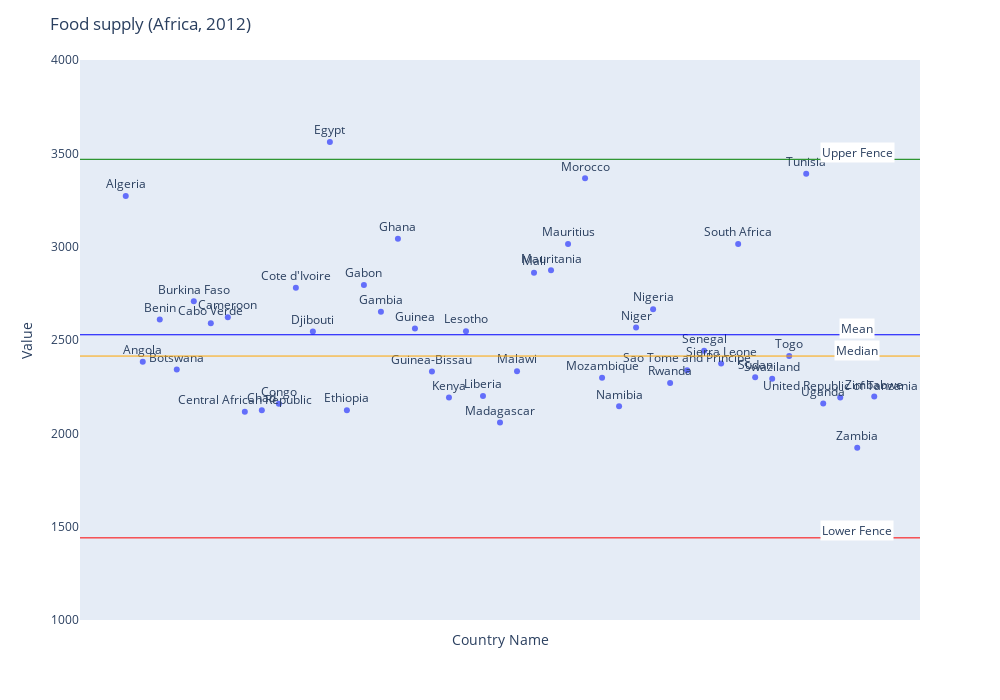

Here is the notebook cell this chart was saved with:
### Code cell
#plotting outliers
fig=px.scatter(target_year,x="Country Name" ,y="Value", text="Country Name")
#adding lines to show mean, median, Q3 and Q1
fig.update_layout(width=1000,
                  height=700,
                  xaxis_showgrid=False,
                  yaxis_showgrid=False,
                  annotations=[
                      {"x":"Zambia", "y":1479, "xref": "x", "yref":"y", "showarrow":False, "text":"Lower Fence", 
                       "bgcolor":"white"},
                      {"x":"Zambia", "y":2444, "xref": "x", "yref":"y", "showarrow":False, "text":"Median", 
                       "bgcolor":"white"},
                      {"x":"Zambia", "y":3503, "xref": "x", "yref":"y", "showarrow":False, "text":"Upper Fence",
                      "bgcolor":"white"},
                      {"x":"Zambia", "y":2563, "xref": "x", "yref":"y", "showarrow":False, "text":"Mean",
                      "bgcolor":"white"}
                  ],
                  yaxis = dict(
                        tickmode = 'linear',
                        range=(1000,4000),
                        dtick = 500),
                  autosize=False,
                  title_text='Food supply (Africa, 2012)',
                  shapes=[
                      {"type": "line","xref":"paper", "x0": 0, "x1": 1, "yref": "y","y0":1440, "y1": 1440 , "line":
                       {"color":"red", "width": 1}},
                      {"type": "line","xref":"paper", "x0": 0, "x1": 1, "yref": "y","y0":2414, "y1": 2414, "line":
                       {"color":"orange", "width": 1}},
                      {"type": "line","xref":"paper", "x0": 0, "x1": 1, "yref": "y","y0":3468, "y1": 3468 , "line":
                       {"color":"green", "width": 1}},
                      {"type": "line","xref":"paper", "x0": 0, "x1": 1, "yref": "y","y0":2528, "y1": 2528 , "line":
                       {"color":"blue", "width": 1}}
                  ])
fig.update_traces(textposition="top center")
fig.update_xaxes(showticklabels=False)
fig.show()

### Figure 1 — Plotly figure (JSON) as saved in the notebook; plotly's stock layout.template omitted (floating-point values rounded to 4 significant figures)
{"data": [{"hovertemplate": "Country Name=%{text}<br>Value=%{y}<extra></extra>", "legendgroup": "", "marker": {"color": "#636efa", "symbol": "circle"}, "mode": "markers+text", "name": "", "orientation": "v", "showlegend": false, "text": ["Algeria", "Angola", "Benin", "Botswana", "Burkina Faso", "Cabo Verde", "Cameroon", "Central African Republic", "Chad", "Congo", "Cote d'Ivoire", "Djibouti", "Egypt", "Ethiopia", "Gabon", "Gambia", "Ghana", "Guinea", "Guinea-Bissau", "Kenya", "Lesotho", "Liberia", "Madagascar", "Malawi", "Mali", "Mauritania", "Mauritius", "Morocco", "Mozambique", "Namibia", "Niger", "Nigeria", "Rwanda", "Sao Tome and Principe", "Senegal", "Sierra Leone", "South Africa", "Sudan", "Swaziland", "Togo", "Tunisia", "Uganda", "United Republic of Tanzania", "Zambia", "Zimbabwe"], "textposition": "top center", "type": "scatter", "x": ["Algeria", "Angola", "Benin", "Botswana", "Burkina Faso", "Cabo Verde", "Cameroon", "Central African Republic", "Chad", "Congo", "Cote d'Ivoire", "Djibouti", "Egypt", "Ethiopia", "Gabon", "Gambia", "Ghana", "Guinea", "Guinea-Bissau", "Kenya", "Lesotho", "Liberia", "Madagascar", "Malawi", "Mali", "Mauritania", "Mauritius", "Morocco", "Mozambique", "Namibia", "Niger", "Nigeria", "Rwanda", "Sao Tome and Principe", "Senegal", "Sierra Leone", "South Africa", "Sudan", "Swaziland", "Togo", "Tunisia", "Uganda", "United Republic of Tanzania", "Zambia", "Zimbabwe"], "xaxis": "x", "y": [3272, 2384, 2610, 2342, 2707, 2590, 2622, 2116, 2124, 2158, 2780, 2545, 3561, 2124, 2795, 2652, 3043, 2561, 2331, 2192, 2547, 2200, 2058, 2333, 2860, 2873, 3014, 3366, 2298, 2145, 2567, 2665, 2270, 2338, 2443, 2374, 3014, 2301, 2293, 2414, 3390, 2160, 2192, 1923, 2197], "yaxis": "y"}], "layout": {"annotations": [{"bgcolor": "white", "showarrow": false, "text": "Lower Fence", "x": "Zambia", "xref": "x", "y": 1479, "yref": "y"}, {"bgcolor": "white", "showarrow": false, "text": "Median", "x": "Zambia", "xref": "x", "y": 2444, "yref": "y"}, {"bgcolor": "white", "showarrow": false, "text": "Upper Fence", "x": "Zambia", "xref": "x", "y": 3503, "yref": "y"}, {"bgcolor": "white", "showarrow": false, "text": "Mean", "x": "Zambia", "xref": "x", "y": 2563, "yref": "y"}], "autosize": false, "height": 700, "legend": {"tracegroupgap": 0}, "margin": {"t": 60}, "shapes": [{"line": {"color": "red", "width": 1}, "type": "line", "x0": 0, "x1": 1, "xref": "paper", "y0": 1440, "y1": 1440, "yref": "y"}, {"line": {"color": "orange", "width": 1}, "type": "line", "x0": 0, "x1": 1, "xref": "paper", "y0": 2414, "y1": 2414, "yref": "y"}, {"line": {"color": "green", "width": 1}, "type": "line", "x0": 0, "x1": 1, "xref": "paper", "y0": 3468, "y1": 3468, "yref": "y"}, {"line": {"color": "blue", "width": 1}, "type": "line", "x0": 0, "x1": 1, "xref": "paper", "y0": 2528, "y1": 2528, "yref": "y"}], "title": {"text": "Food supply (Africa, 2012)"}, "width": 1000, "xaxis": {"anchor": "y", "domain": [0, 1], "showgrid": false, "showticklabels": false, "title": {"text": "Country Name"}}, "yaxis": {"anchor": "x", "domain": [0, 1], "dtick": 500, "range": [1000, 4000], "showgrid": false, "tickmode": "linear", "title": {"text": "Value"}}}}
